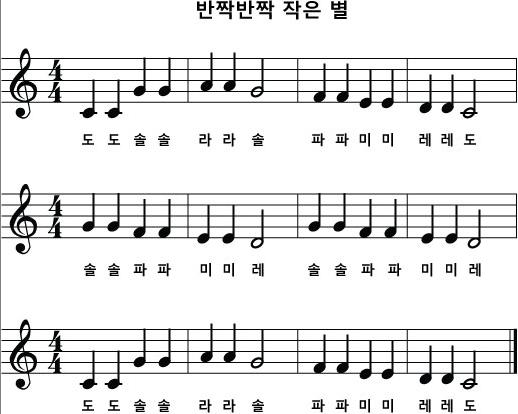
%> input picture 공학프로그래밍/littlestar.jpg, 518 x 414 px
$ octave --eval "result = noteselect('littlestar.jpg');"   (GNU Octave 9; MATLAB toolbox functions it lacks are replaced by stand-ins)
%> lines starting %> are read from the running program, lines starting %| are printed output that depends on the picture; in (x1, y1, x2, y2) boxes, pixels count from 0 and x2, y2 are one past the last pixel; in counts of white or black regions, pixels touching at a corner belong together; the program's own positions count from 1
function result = noteselect(filename)
%> called with filename = 'littlestar.jpg'

%흑백화, 이진화, 반전
img = imread(filename); %이미지 불러오기
%> img is the input picture: size 414x518x3 uint8; mean R, G, B 230.4, 230.5, 230.5
imgGRAY = rgb2gray(img);% RGB에서 흑백조
imgREV= imcomplement(imgGRAY); %흑백 반전
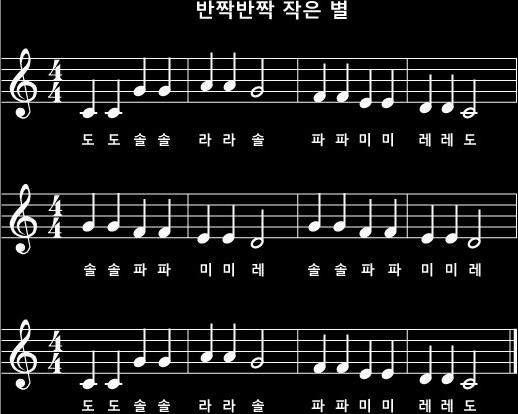
%> imgREV: size 414x518 uint8; min 0, max 255, mean 24.5
imgFNL=imbinarize(imgREV); %이진화
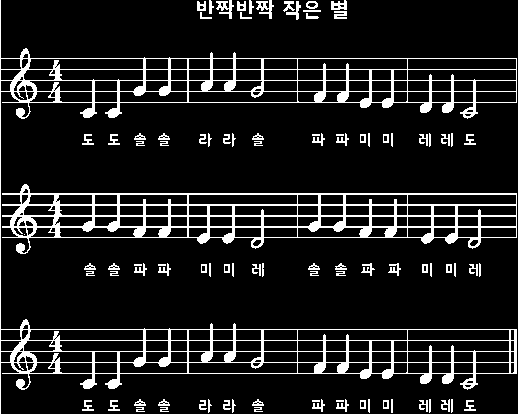
%> imgFNL: size 414x518 logical; 11.5% white; 94 white regions (7 under 20 px), largest, box (x1, y1, x2, y2) and area: (0, 0, 517, 414) 12605, (2, 184, 517, 254) 7740, (216, 0, 234, 19) 158

%모서리 무늬 지우기
[imgX, imgY] = size(imgFNL);
%> imgX = 414; imgY = 518
imgFNL(1:3,:) = 0;
imgFNL(imgX-3:imgX,:) = 0;
imgFNL(:,1:3) = 0;
%> imgFNL: size 414x518 logical; 11.1% white; 95 white regions (10 under 20 px), largest, box (x1, y1, x2, y2) and area: (3, 184, 517, 254) 7731, (3, 319, 517, 390) 6170, (3, 48, 517, 119) 6003
imgFNL(:,imgX-3:imgX) = 0; %모서리 3번째까지 0으로 만든다.
%> imgFNL: size 414x518 logical; 11.1% white; 98 white regions (10 under 20 px), largest, box (x1, y1, x2, y2) and area: (3, 184, 410, 254) 6262, (3, 319, 410, 390) 4900, (3, 48, 410, 119) 4895

se1 = strel('line', 50, 0);      %가로로긴 선을 이용해 오선 검출
IMG= imopen(imgFNL,se1);
%> IMG: size 414x518 logical; 4.5% white in thin lines or dots, all inside (x1, y1, x2, y2) = (3, 58, 517, 374)
IMG_thin = bwmorph(IMG, 'thin');

IMG1 = bwmorph(imgFNL,'thin');
%> IMG1: size 414x518 logical; 7.1% white in thin lines or dots
IMG_Re = imreconstruct(IMG_thin, IMG1);
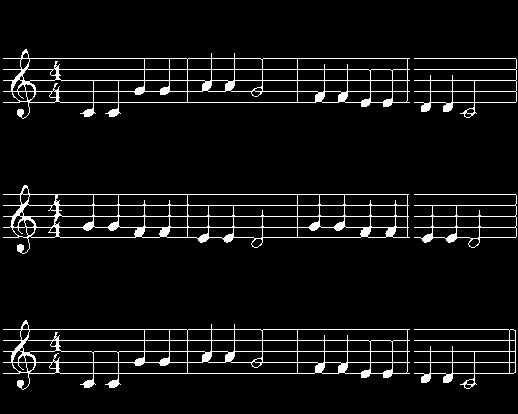
%> IMG_Re: size 414x518 logical; 6.2% white in thin lines or dots, all inside (x1, y1, x2, y2) = (3, 49, 517, 390)
IMG_sub = IMG_Re - IMG_thin; %오선 빼내기(기존악보에서 오선만 빼기)
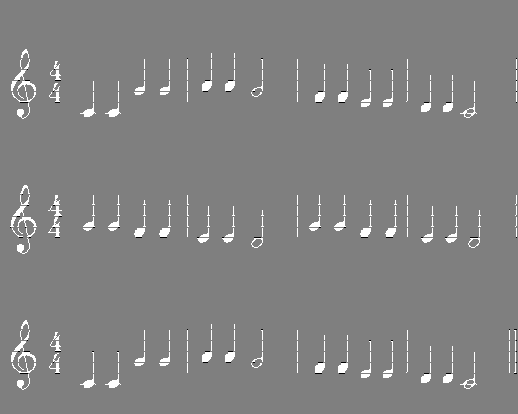
%> IMG_sub: size 414x518 double; min -1, max 1, mean 0.0266; drawn with min black and max white

IMG_BR = bwmorph(IMG_sub, 'bridge'); %오선빼고 끊긴 사이 1개 간격 매꾸기
%> IMG_BR: size 414x518 logical; 3.2% white; 62 white regions, largest, box (x1, y1, x2, y2) and area: (10, 185, 37, 254) 407, (11, 320, 36, 390) 395, (11, 49, 36, 119) 391

se2 = strel('disk',1);               % 머리가 octagon크기 3보다 작으면 검출이 안되므로 팽창시킨다.
imgimg = imdilate(IMG_BR,se2);
%> imgimg: size 414x518 logical; 6.2% white; 61 white regions, largest, box (x1, y1, x2, y2) and area: (9, 184, 38, 255) 744, (10, 319, 37, 391) 737, (10, 48, 37, 120) 732

imgimgimg = bwmorph(imgimg, 'thin'); % 선을 얇게함
%> imgimgimg: size 414x518 logical; 3.3% white; 61 white regions, largest, box (x1, y1, x2, y2) and area: (10, 185, 37, 254) 425, (11, 320, 36, 390) 418, (11, 49, 36, 119) 408

IMG_holes = imfill(imgimgimg, 4, 'holes'); %구멍채우기
%> IMG_holes: size 414x518 logical; 3.9% white; 61 white regions, largest, box (x1, y1, x2, y2) and area: (11, 49, 36, 119) 765, (11, 320, 36, 390) 763, (10, 185, 37, 254) 685


%% 높은 음자리표 길이차이로 구하기

%오선 개수 검출
THIN_number = bwlabel(IMG_thin);
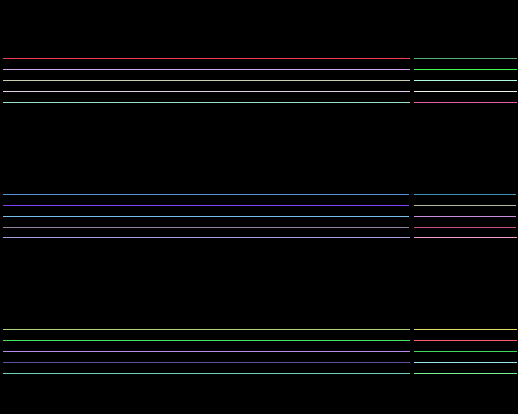
%> THIN_number: size 414x518 double; 31 distinct labels, from 0 to 30; one colour per label, 0 black
MAX_thin = sum(THIN_number');
%> MAX_thin = 414 values, max 9195 at index 374, min 0 at index 1, mean 203.5
MAX_thin_one = nnz(MAX_thin);
%> MAX_thin_one = 15
MAX_thin_number = 5*round(MAX_thin_one/5); %튀는 값이 존재하므로 평균으로 구함
%> MAX_thin_number = 15

%오선 사이 간격 구하기
Pos_line1 = find(sum((THIN_number==1)'));
%> Pos_line1 = 59
Pos_line5 = find(sum((THIN_number==5)'));
%> Pos_line5 = 103
Interval_line = Pos_line5-Pos_line1;
%> Interval_line = 44

%구멍만 나오게하기
hoehoe = imdilate(IMG_holes, se2);
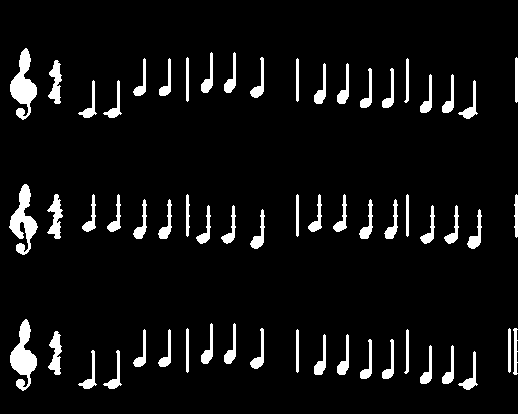
%> hoehoe: size 414x518 logical; 6.6% white; 61 white regions, largest, box (x1, y1, x2, y2) and area: (10, 48, 37, 120) 946, (10, 319, 37, 391) 945, (9, 184, 38, 255) 901
se3=strel('octagon' ,3);
IMG_Head22 = imopen(hoehoe, se3);
%> IMG_Head22: size 414x518 logical; 3.7% white; 54 white regions, largest, box (x1, y1, x2, y2) and area: (10, 49, 37, 104) 816, (10, 320, 37, 375) 813, (10, 184, 37, 238) 743
IMG_2Hole = imreconstruct(IMG_Head22,IMG_holes);
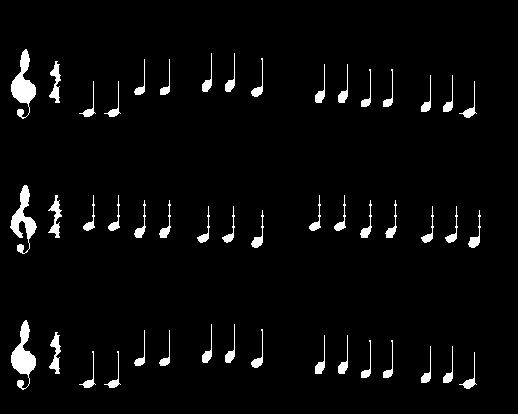
%> IMG_2Hole: size 414x518 logical; 3.6% white; 48 white regions, largest, box (x1, y1, x2, y2) and area: (11, 49, 36, 119) 765, (11, 320, 36, 390) 763, (10, 185, 37, 254) 685
%> (the run ends here)
